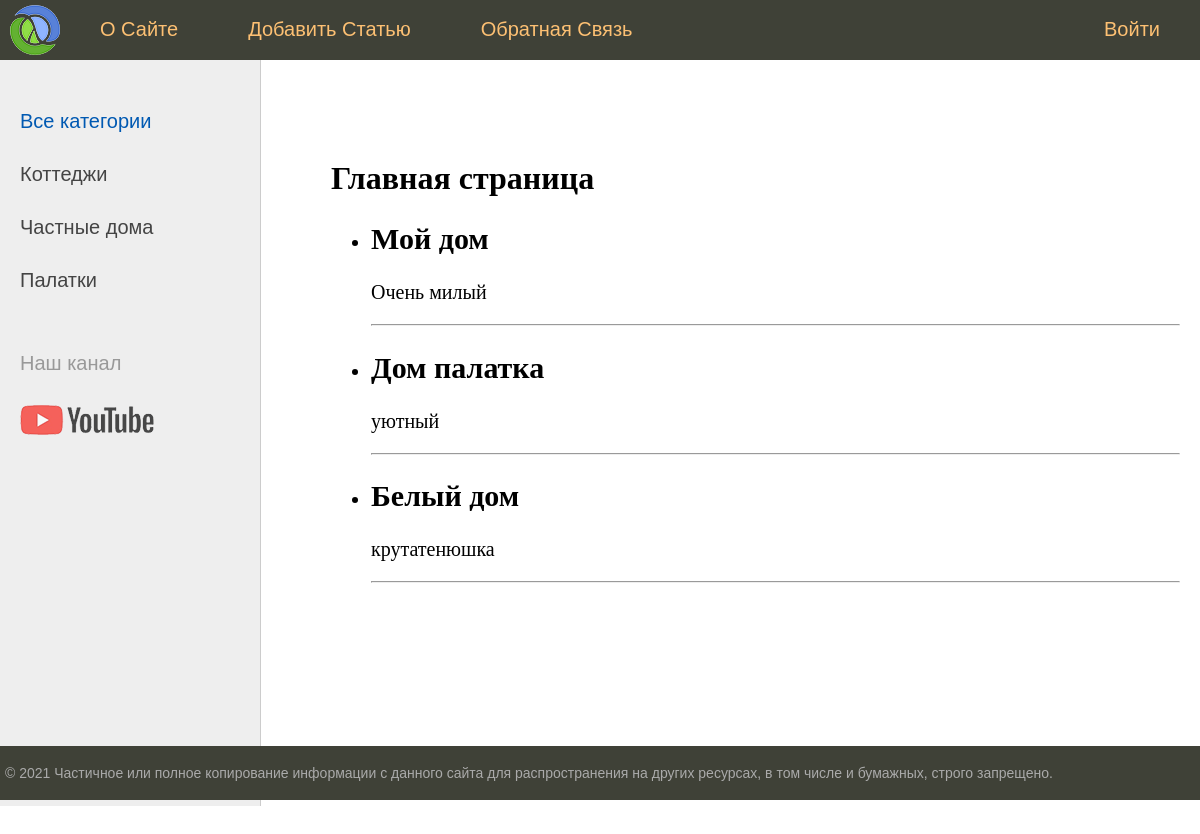
Before: / with the older database file.
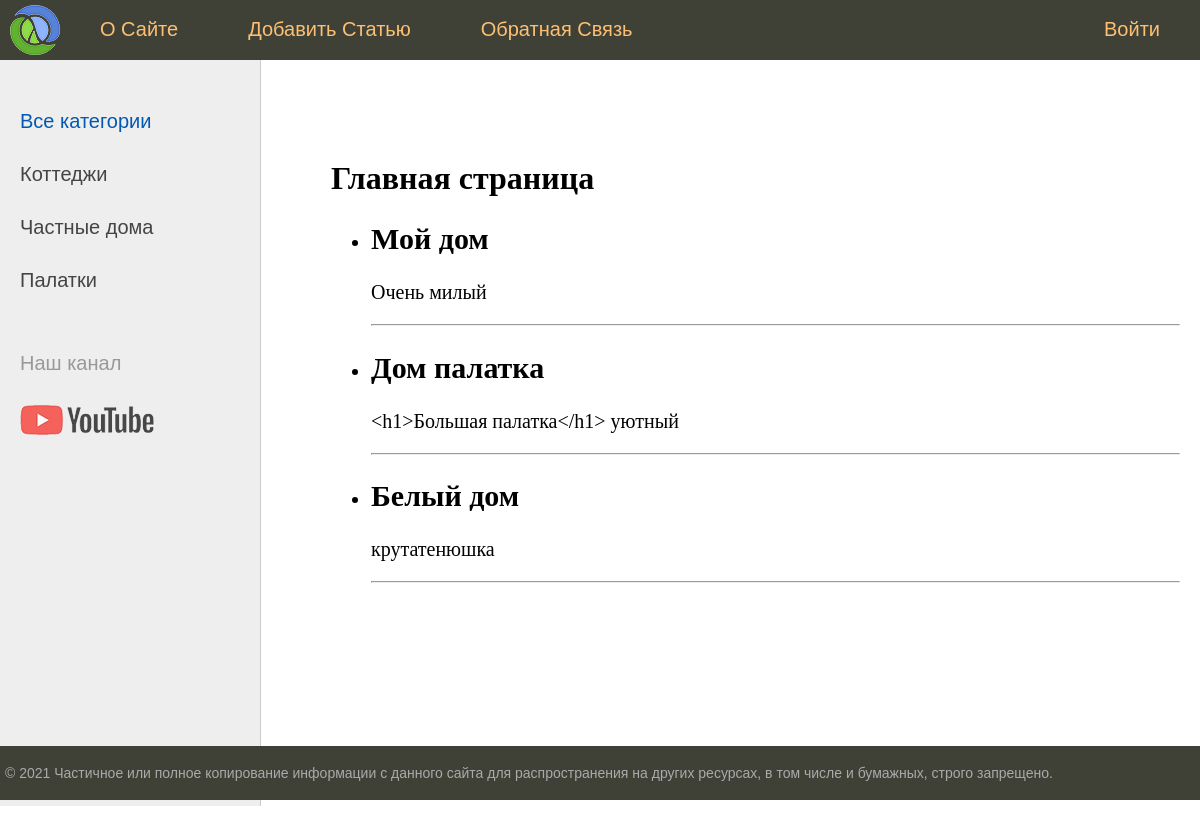
After: the same page with the newer database file.
### home/models.py (models this page shows, shortened)
class Home(models.Model):#название класса придумываем сами. Название класса это название таблицы. Также класс таблицы мы наследуем от базового класса Model, в нем есть необходимый функцинал для создания своих классов моделей таблиц. Также нужно иметь ввиду что поле id в базовом классе прописано по умолчанию и в классе его писать не нужно
	title = models.CharField(max_length=255)#это текствое поле и тип CharField с длинной 255. Описание типов полей есть в документации джанго http://djbook.ru/
	content = models.TextField(blank=True)#это текстовое поле с расширенным диапазоном. blank=True означает что поле может быть пустым или False знаит не пустым
	photo = models.ImageField(upload_to="photos/%Y/%m/%d/")#это ссылка на фото. Фото будет загружаться в папку photos затем в подкаталоги год месяц день каждое фото в определенный подкаталог. Для этого параметра нужна еще дополнительная настройка. Для загрузки изображений и указания пути нужно настрить 2 константы MEDIA_ROOT = os.path.join(BASE_DIR, 'media'), MEDIA_URL = '/media/' и там нужно также импортировать os. Вообще мы испольщзуем отладочный сервер, и для загрузки файлов нужно сэмулировать реальный сервер для загрузки файлов. Для этого нужно зайти в urls.py в корневой папке проекта (не приложения), и там
	time_create = models.DateTimeField(auto_now_add=True)#Время создания статьи, тут будет приниматься время в момент добавления новой записи и не будет меняться в случае если указали auto_now_add=True. То есть это поле с указанием время создлания статьи
	time_update = models.DateTimeField(auto_now=True)#время последнего редактирования. Это поле будет меняться каждый раз когда мы что-то меняем в текущей записи
	is_published = models.BooleanField(default=True)#тут просто по умолчанию значение True

### home/views.py (the view)
# urls.py: path('', index, name='main'),#этот маршрут будет соответствовать ссылке http://127.0.0.1:8000/home/, это происходит потому что мы его указали в пакете конфигурации urls.py в папке с проектом. Мы перед
def index(request):
	posts = Home.objects.all()#считали все записи из БД и сохранили ее в переменную posts и его нужно передать в словарь в функции render. В html файлах через шаблонизатор мы также перебираем наш список posts, и так как каждый элемент списка это объект со свойствами мы там обращаемся к свойставам объекта в цикле и все на странице отображается. Также фреймворк джанго через функцию all подключается к БД и отключается, больше ничего писать тут не нужно
	return render(request, "home/index.html", {"posts": posts, "menu": menu, 'title': 'Главная страница'})#тут вместо объекта класса HttpResponse пишем функцию render, в качестве параметра пишем request это ссылка на объект Hhttprequest, далее вторым параметром пропишем путь к шаблону. Шаблоны нужно хранить в папке templates, эту папку нужно создать в папке с приложением для которого будем делать шаблоны. Но есть один момент, когда мы будем дальше хостить наш проект, то все шаблоны со все приложений будут сохраняться в единой папке templates нашего проекта, то есть в папке приложений, а в папке проекта все шаблоны могут быть, и там могут совпадать имена файлов. Поэтому в папке templates приложения нужно создать папку с названием приложения и туда сохранять шаблоны. Тогда при сборке всего проекта подкаталог с имененем приложения (home в нашем случае) перенесется в папку templates, и уже не перепутаются имена файлов. Создадим файл index.html в этой папку home с кодировкой UTF-8, это важно, так как питон ее использует. Теперь укажем путь к файлу шаблону. ПУть полный писать не нужно, просто пишем название приложения и название файла html, пишем так, потому что в файле settings.py в папке проектом прописана конфигурация, там есть коллекция TEMPLATES, там есть описание где будут искаться шаблоны. То есть джанго ищет шаблоны в папке templates, а путь в этой папке мы как раз и прописываем во втором параметре

### 2/templates/home/index.html
{% extends 'home/base.html' %}
{% block content  %}
<h1>{{title}}</h1>
<ul>
  {% for p in posts %}
  <li>
    <h2>{{p.title}}</h2>
    <p>{{p.content}}</p>
    <hr>
  </li>
    {% endfor %}
</ul>
{% endblock %}

Changed rows visible on the page:
changed Home "Дом палатка": content "уютный" → "<h1>Большая палатка</h1> уютный"
